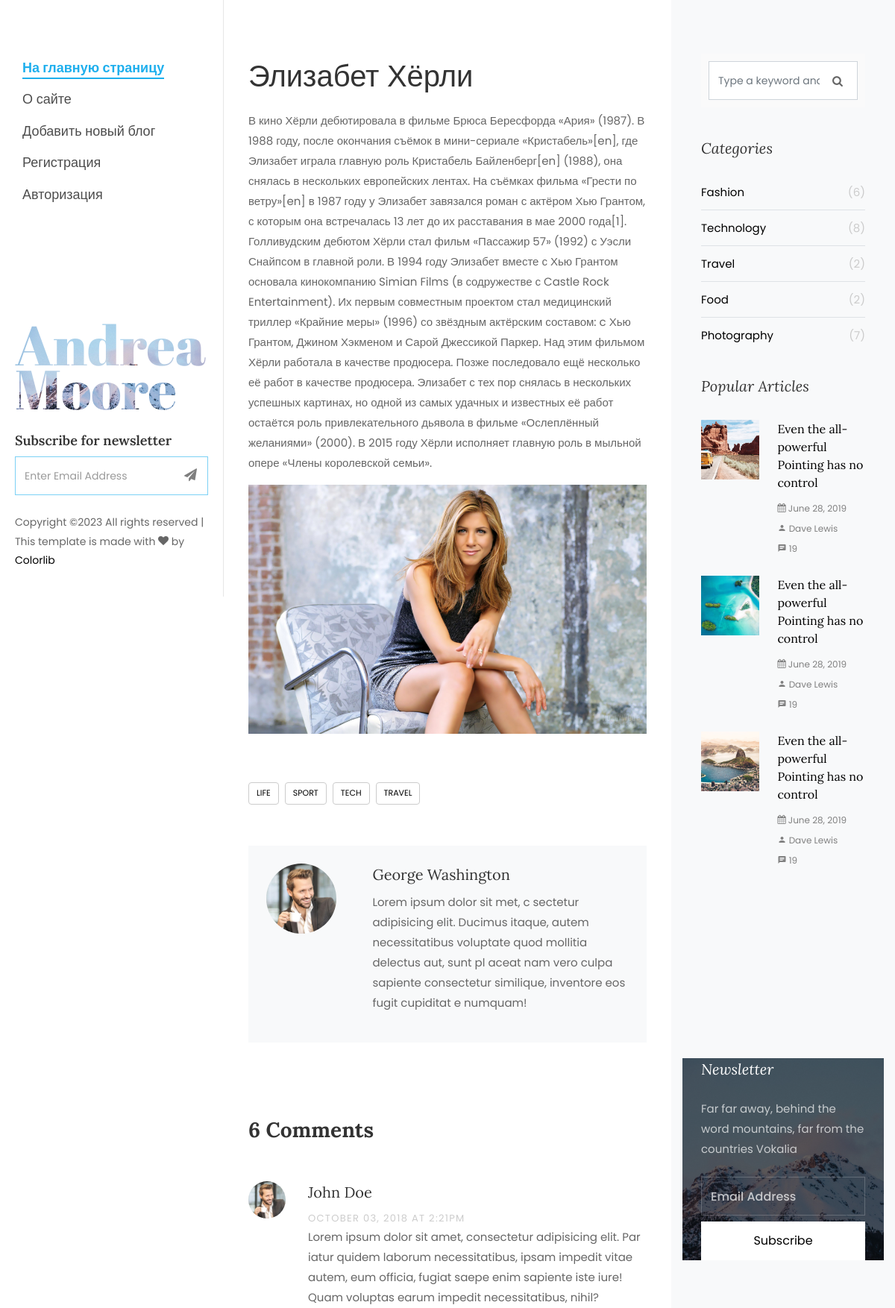
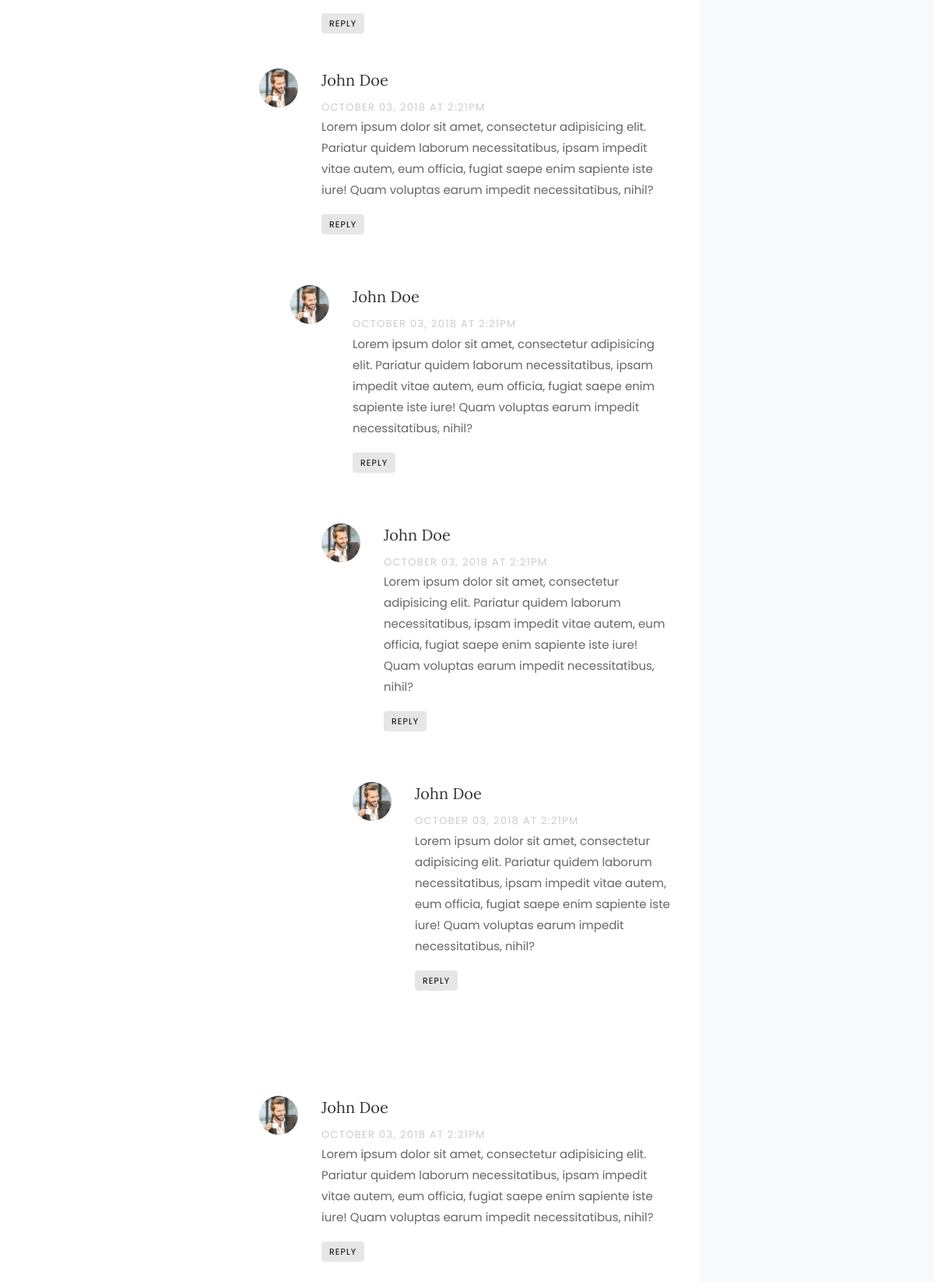
/post/elizabet-hyorli/ (upper part), run on the app's committed database (2 pictures, top to bottom).
### women/models.py (models this page shows, shortened)
class Women(models.Model):
    objects = None
    title = models.CharField(max_length=255, verbose_name='Заголовок')
    content = models.TextField(blank=True)
    photo = models.ImageField(upload_to="photos/%Y/%m/%d/")
    time_create = models.DateTimeField(auto_now_add=True)
    slug = models.SlugField(max_length=250, unique= True, db_index= True, verbose_name= "URL")
    time_update = models.DateTimeField(auto_now=True)
    is_published = models.BooleanField(default=True)
    cat = models.ForeignKey('Category', on_delete=models.PROTECT, )
    class Meta:
        verbose_name_plural = 'Известные женщины'
        ordering = ('cat', 'title')

### women/views.py (the view)
# urls.py: path('post/<slug:post_slug>/', ShowPost.as_view(), name='post'),
class ShowPost(DataMixin, DetailView):
    model = Women
    template_name = 'women/single.html'
    slug_url_kwarg = 'post_slug'
    context_object_name = 'post'

### women/templates/women/single.html (shortened to what this page needs)
{% load static %}
<!DOCTYPE html>
<html lang="en">
  <head>
    <link rel="stylesheet" href="{% static 'css/open-iconic-bootstrap.min.css' %}">
    <link rel="stylesheet" href="{% static 'css/animate.css' %}">
    <link rel="stylesheet" href="{% static 'css/owl.carousel.min.css' %}">
    <link rel="stylesheet" href="{% static 'css/owl.theme.default.min.css' %}">
    <link rel="stylesheet" href="{% static 'css/magnific-popup.css' %}">
    <link rel="stylesheet" href="{% static 'css/aos.css' %}">
    <link rel="stylesheet" href="{% static 'css/ionicons.min.css' %}">
    <link rel="stylesheet" href="{% static 'css/bootstrap-datepicker.css' %}">
    <link rel="stylesheet" href="{% static 'css/jquery.timepicker.css' %}">
    <link rel="stylesheet" href="{%  static 'css/flaticon.css' %}">
    <link rel="stylesheet" href="{% static 'css/icomoon.css' %}">
    <link rel="stylesheet" href="{% static 'css/style.css' %}">
  </head>
  <body>
	{% include 'women/side-header.html' %}
		<div id="colorlib-main">
			<section class="ftco-section ftco-no-pt ftco-no-pb">
	    	<div class="container">
	    		<div class="row d-flex">
	    			<div class="col-lg-8 px-md-5 py-5">
	    				<div class="row pt-md-4">
	    					<h1 class="mb-3">{{  post.title }} </h1>
		            <p>{{ post.content }}</p>
		            <p>
		              <img src="{{ post.photo.url }}" alt="" class="img-fluid">
		            </p>
		            <div class="tag-widget post-tag-container mb-5 mt-5">
		              <div class="tagcloud">
		                <a href="#" class="tag-cloud-link">Life</a>
		                <a href="#" class="tag-cloud-link">Sport</a>
		                <a href="#" class="tag-cloud-link">Tech</a>
		                <a href="#" class="tag-cloud-link">Travel</a>
		              </div>
		            </div>
		            <div class="about-author d-flex p-4 bg-light">
		              <div class="bio mr-5">
		                <img src="images/person_1.jpg" alt="Image placeholder" class="img-fluid mb-4">
		              </div>
		              <div class="desc">
		                <h3>George Washington</h3>
		                <p>Lorem ipsum dolor sit met, c
							sectetur adipisicing elit.
							Ducimus itaque, autem necessitatibus voluptate quod mollitia delectus aut, sunt pl
							aceat nam vero culpa sapiente consectetur similique, inventore eos fugit cupiditat
							e numquam!</p>
		              </div>
		            </div>
		            <div class="pt-5 mt-5">
		              <h3 class="mb-5 font-weight-bold">6 Comments</h3>
		              <ul class="comment-list">
		                <li class="comment">
		                  <div class="vcard bio">
		                    <img src="images/person_1.jpg" alt="Image placeholder">
		                  </div>
		                  <div class="comment-body">
		                    <h3>John Doe</h3>
		                    <div class="meta">October 03, 2018 at 2:21pm</div>
		                    <p>Lorem ipsum dolor sit amet, consectetur adipisicing elit. Par
								iatur quidem laborum necessitatibus, ipsam impedit vitae autem, eum officia, fugiat saepe enim sapiente iste iure! Quam voluptas earum impedit necessitatibus, nihil?</p>
		                    <p><a href="#" class="reply">Reply</a></p>
		                  </div>
		                </li>
		                <li class="comment">
		                  <div class="vcard bio">
		                    <img src="images/person_1.jpg" alt="Image placeholder">
		                  </div>
		                  <div class="comment-body">
		                    <h3>John Doe</h3>
		                    <div class="meta">October 03, 2018 at 2:21pm</div>
		                    <p>Lorem ipsum dolor sit amet, consectetur adipisicing elit. Pariatur quidem laborum necessitatibus, ipsam impedit vitae autem, eum officia, fugiat saepe enim sapiente iste iure! Quam voluptas earum impedit necessitatibus, nihil?</p>
		                    <p><a href="#" class="reply">Reply</a></p>
		                  </div>
		                  <ul class="children">
		                    <li class="comment">
		                      <div class="vcard bio">
		                        <img src="images/person_1.jpg" alt="Image placeholder">
		                      </div>
		                      <div class="comment-body">
		                        <h3>John Doe</h3>
		                        <div class="meta">October 03, 2018 at 2:21pm</div>
		                        <p>Lorem ipsum dolor sit amet, consectetur adipisicing elit. Pariatur quidem laborum necessitatibus, ipsam impedit vitae autem, eum officia, fugiat saepe enim sapiente iste iure! Quam voluptas earum impedit necessitatibus, nihil?</p>
		                        <p><a href="#" class="reply">Reply</a></p>
		                      </div>
		                      <ul class="children">
		                        <li class="comment">
		                          <div class="vcard bio">
		                            <img src="images/person_1.jpg" alt="Image placeholder">
		                          </div>
		                          <div class="comment-body">
		                            <h3>John Doe</h3>
		                            <div class="meta">October 03, 2018 at 2:21pm</div>
		                            <p>Lorem ipsum dolor sit amet, consectetur adipisicing elit. Pariatur quidem laborum necessitatibus, ipsam impedit vitae autem, eum officia, fugiat saepe enim sapiente iste iure! Quam voluptas earum impedit necessitatibus, nihil?</p>
		                            <p><a href="#" class="reply">Reply</a></p>
		                          </div>
		                            <ul class="children">
		                              <li class="comment">
		                                <div class="vcard bio">
		                                  <img src="images/person_1.jpg" alt="Image placeholder">
		                                </div>
		                                <div class="comment-body">
		                                  <h3>John Doe</h3>
		                                  <div class="meta">October 03, 2018 at 2:21pm</div>
		                                  <p>Lorem ipsum dolor sit amet, consectetur adipisicing elit. Pariatur quidem laborum necessitatibus, ipsam impedit vitae autem, eum officia, fugiat saepe enim sapiente iste iure! Quam voluptas earum impedit necessitatibus, nihil?</p>
		                                  <p><a href="#" class="reply">Reply</a></p>
		                                </div>
		                              </li>
		                            </ul>
		                        </li>
		                      </ul>
		                    </li>
		                  </ul>
		                </li>
		                <li class="comment">
		                  <div class="vcard bio">
		                    <img src="images/person_1.jpg" alt="Image placeholder">
		                  </div>
		                  <div class="comment-body">
		                    <h3>John Doe</h3>
		                    <div class="meta">October 03, 2018 at 2:21pm</div>
		                    <p>Lorem ipsum dolor sit amet, consectetur adipisicing elit. Pariatur quidem laborum necessitatibus, ipsam impedit vitae autem, eum officia, fugiat saepe enim sapiente iste iure! Quam voluptas earum impedit necessitatibus, nihil?</p>
		                    <p><a href="#" class="reply">Reply</a></p>
		                  </div>
		                </li>
		              </ul>
		            </div>
			    		</div>
			    	</div>
	    			<div class="col-lg-4 sidebar ftco-animate bg-light pt-5">
	            <div class="sidebar-box pt-md-4">
	              <form action="#" class="search-form">
	                <div class="form-group">
	                  <span class="icon icon-search"></span>
	                  <input type="text" class="form-control" placeholder="Type a keyword and hit enter">
	                </div>
	              </form>
	            </div>
	            <div class="sidebar-box ftco-animate">
	            	<h3 class="sidebar-heading">Categories</h3>
	              <ul class="categories">
	                <li><a href="#">Fashion <span>(6)</span></a></li>
	                <li><a href="#">Technology <span>(8)</span></a></li>
	                <li><a href="#">Travel <span>(2)</span></a></li>
	                <li><a href="#">Food <span>(2)</span></a></li>
	                <li><a href="#">Photography <span>(7)</span></a></li>
	              </ul>
	            </div>
	            <div class="sidebar-box ftco-animate">
	              <h3 class="sidebar-heading">Popular Articles</h3>
	              <div class="block-21 mb-4 d-flex">
	                <a class="blog-img mr-4" style="background-image: url(images/image_1.jpg);"></a>
	                <div class="text">
	                  <h3 class="heading"><a href="#">Even the all-powerful Pointing has no control</a></h3>
	                  <div class="meta">
	                    <div><a href="#"><span class="icon-calendar"></span> June 28, 2019</a></div>
	                    <div><a href="#"><span class="icon-person"></span> Dave Lewis</a></div>
	                    <div><a href="#"><span class="icon-chat"></span> 19</a></div>
	                  </div>
	                </div>
	              </div>
	              <div class="block-21 mb-4 d-flex">
	                <a class="blog-img mr-4" style="background-image: url(images/image_2.jpg);"></a>
	                <div class="text">
	                  <h3 class="heading"><a href="#">Even the all-powerful Pointing has no control</a></h3>
	                  <div class="meta">
	                    <div><a href="#"><span class="icon-calendar"></span> June 28, 2019</a></div>
	                    <div><a href="#"><span class="icon-person"></span> Dave Lewis</a></div>
	                    <div><a href="#"><span class="icon-chat"></span> 19</a></div>
	                  </div>
	                </div>
	              </div>
	              <div class="block-21 mb-4 d-flex">
	                <a class="blog-img mr-4" style="background-image: url(images/image_3.jpg);"></a>
	                <div class="text">
	                  <h3 class="heading"><a href="#">Even the all-powerful Pointing has no control</a></h3>
	                  <div class="meta">
	                    <div><a href="#"><span class="icon-calendar"></span> June 28, 2019</a></div>
	                    <div><a href="#"><span class="icon-person"></span> Dave Lewis</a></div>
	                    <div><a href="#"><span class="icon-chat"></span> 19</a></div>
	                  </div>
	                </div>
	              </div>
	            </div>
							<div class="sidebar-box subs-wrap img" style="background-image: url(images/bg_1.jpg);">
								<div class="overlay"></div>
								<h3 class="mb-4 sidebar-heading">Newsletter</h3>
								<p class="mb-4">Far far away, behind the word mountains, far from the countries Vokalia</p>
	              <form action="#" class="subscribe-form">
	                <div class="form-group">
	                  <input type="text" class="form-control" placeholder="Email Address">
	                  <input type="submit" value="Subscribe" class="mt-2 btn btn-white submit">
	                </div>
	              </form>
	            </div>
	          </div>
	    		</div>
	    	</div>
	    </section>
		</div>
	</div>
  </body>
</html>

### women/static/css/icomoon.css (style rules this page uses)
[class^="icon-"], [class*=" icon-"] { font-family: 'icomoon' !important; speak: none; font-style: normal; font-weight: normal; font-variant: normal; text-transform: none; line-height: 1; -webkit-font-smoothing: antialiased; -moz-osx-font-smoothing: grayscale; }
.icon-search:before { content: "\f002"; }
.icon-calendar:before { content: "\f073"; }
.icon-chat:before { content: "\e0b7"; }
.icon-person:before { content: "\e7fd"; }

### data on the page
Women: title "Элизабет Хёрли", content "В кино Хёрли дебютировала в фильме Брюса Бересфорда «Ария» (1987). В 1988 году, после окончания съёмок в мини-сериале «Кристабель»[en], где Элизабет играла главную роль Кристабель Байленберг[en] (1988), она снялась в нескольких европейских лентах. На съёмках фильма «Грести по ветру»[en] в 1987 году у Элизабет завязался роман с актёром Хью Грантом, с которым она встречалась 13 лет до их расставания в мае 2000 года[1]. Голливудским дебютом Хёрли стал фильм «Пассажир 57» (1992) с Уэсли Снайпсом в главной роли. В 1994 году Элизабет вместе с Хью Грантом основала кинокомпанию Simian Films (в содружестве с Castle Rock Entertainment). Их первым совместным проектом стал медицинский триллер «Крайние…", photo (picture)
